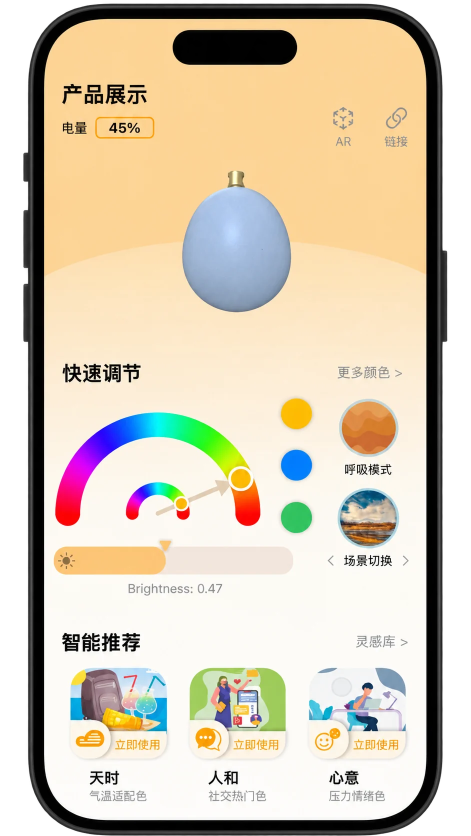
#> input picture assets/projects/ios01.webp, 941 x 1672 px, given in place of 健身助手Agent01.png, which was not available (shown at 1/2 size)
$ python optimize_project_images.py ../assets/projects
#> lines starting #> are read from the running program, lines starting #| are printed output that depends on the picture
import argparse
from pathlib import Path

from PIL import Image


ROOT = Path(__file__).resolve().parents[1]
OUTPUT = ROOT / "assets" / "projects"
OUTPUT.mkdir(parents=True, exist_ok=True)

SOURCE_NAMES = {
    "fitness-01.webp": "健身助手Agent01.png",
    "fitness-02.webp": "健身助手Agent02.png",
    "fitness-03.webp": "健身助手Agent03.png",
    "fitness-04.webp": "健身助手Agent04.png",
    "fitness-05.webp": "健身助手Agent05.png",
    "ios-01.webp": "iosapp01.png",
    "ios-02.webp": "iosapp02.png",
    "ios-03.webp": "iosapp03.png",
    "robot-01.webp": "移动机器人01.png",
}


parser = argparse.ArgumentParser(description="Optimize portfolio project screenshots as WebP files.")
parser.add_argument("source_dir", type=Path, help="Directory containing the original PNG screenshots")
args = parser.parse_args()

for output_name, source_name in SOURCE_NAMES.items():
    source = args.source_dir / source_name
    with Image.open(source) as image:
#> image is the input picture: PIL image 941x1672 RGBA; mean R, G, B, A 181.3, 169.7, 149.4, 219.8
        max_width = 1800 if output_name.startswith("robot") else 900
        if image.width > max_width:
            height = round(image.height * max_width / image.width)
#> height = 1599
            image = image.resize((max_width, height), Image.Resampling.LANCZOS)
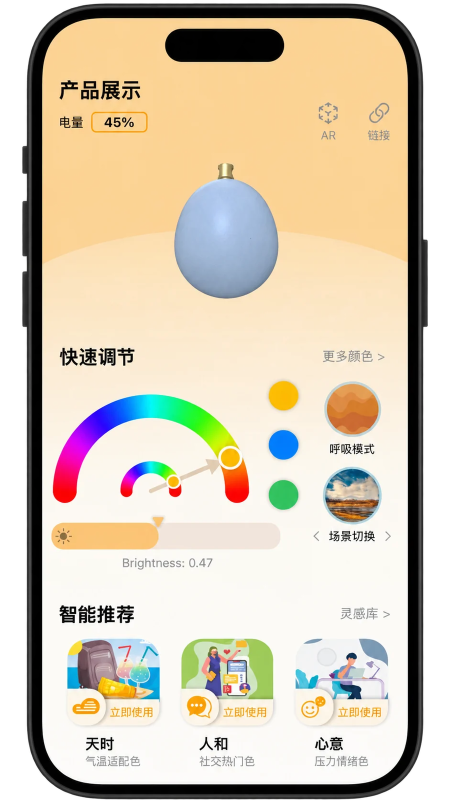
#> image: PIL image 900x1599 RGBA (shown at 1/2 size); mean R, G, B, A 180.4, 168.9, 148.6, 219.8; transparent parts drawn white
        if image.mode not in ("RGB", "RGBA"):
            image = image.convert("RGB")
        image.save(OUTPUT / output_name, "WEBP", quality=84, method=6)
        print(f"{source.name} -> {output_name} ({image.width}x{image.height})")
#| 健身助手Agent01.png -> fitness-01.webp (900x1599)
#> pass 2 of the loop `for output_name, source_name in SOURCE_NAMES.items():`:
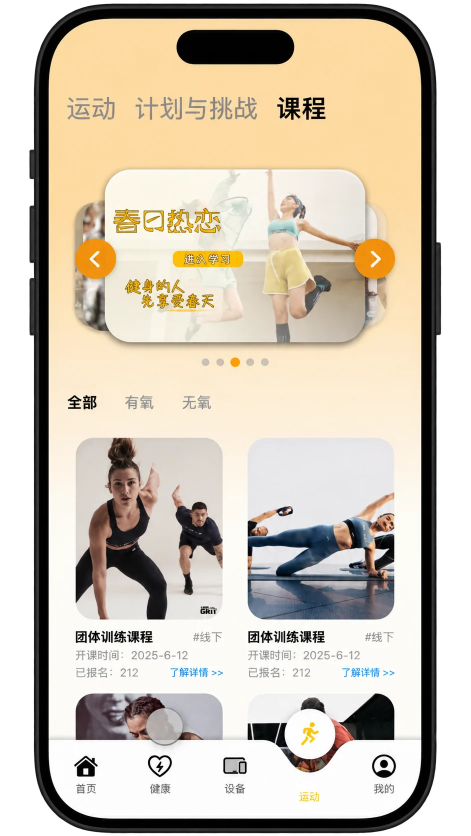
#> input picture assets/projects/ios02.webp, 941 x 1672 px, given in place of 健身助手Agent02.png, which was not available (shown at 1/2 size)
#> image is the input picture: PIL image 941x1672 RGBA; mean R, G, B, A 166, 156.3, 140.7, 212.6
#> `image = image.resize((max_width, height), Image.Resampling.LANCZOS)`:
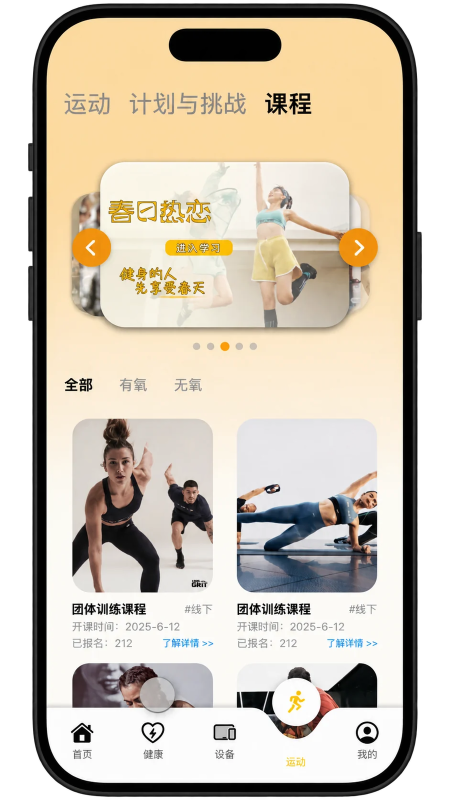
#> image: PIL image 900x1599 RGBA (shown at 1/2 size); mean R, G, B, A 165.3, 155.6, 140.1, 212.6; transparent parts drawn white
#> (the run stopped early here; a loop or call above may not have finished)
